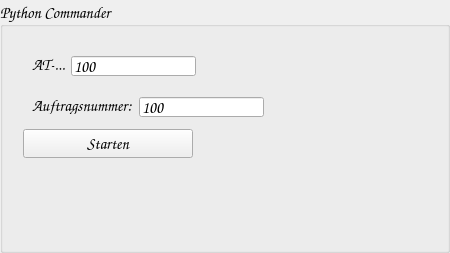
     <widget class="QGroupBox" name="gb_python_commander">
      <property name="minimumSize">
       <size>
        <width>450</width>
        <height>250</height>
       </size>
      </property>
      <property name="maximumSize">
       <size>
        <width>16777215</width>
        <height>350</height>
       </size>
      </property>
      <property name="font">
       <font>
        <family>Comic Sans MS</family>
        <pointsize>12</pointsize>
        <bold>false</bold>
       </font>
      </property>
      <property name="title">
       <string>Python Commander</string>
      </property>
      <property name="alignment">
       <set>Qt::AlignmentFlag::AlignLeading|Qt::AlignmentFlag::AlignLeft|Qt::AlignmentFlag::AlignVCenter</set>
      </property>
      <layout class="QVBoxLayout" name="verticalLayout_5">
       <item>
        <widget class="QWidget" name="wg_projekt_name" native="true">
         <layout class="QFormLayout" name="formLayout_2">
          <item row="0" column="0">
           <widget class="QWidget" name="wg_at_nummer" native="true">
            <property name="minimumSize">
             <size>
              <width>0</width>
              <height>30</height>
             </size>
            </property>
            <property name="maximumSize">
             <size>
              <width>16777215</width>
              <height>35</height>
             </size>
            </property>
            <layout class="QHBoxLayout" name="horizontalLayout_19">
             <item>
              <widget class="QLabel" name="lb_at_nr">
               <property name="sizePolicy">
                <sizepolicy hsizetype="Fixed" vsizetype="Fixed">
                 <horstretch>0</horstretch>
                 <verstretch>0</verstretch>
                </sizepolicy>
               </property>
               <property name="maximumSize">
                <size>
                 <width>200</width>
                 <height>50</height>
                </size>
               </property>
               <property name="font">
                <font>
                 <family>Comic Sans MS</family>
                 <pointsize>12</pointsize>
                 <bold>false</bold>
                </font>
               </property>
               <property name="text">
                <string>AT-...</string>
               </property>
               <property name="alignment">
                <set>Qt::AlignmentFlag::AlignLeading|Qt::AlignmentFlag::AlignLeft|Qt::AlignmentFlag::AlignVCenter</set>
               </property>
              </widget>
             </item>
             <item>
              <widget class="QLineEdit" name="le_at_nr">
               <property name="sizePolicy">
                <sizepolicy hsizetype="Fixed" vsizetype="Fixed">
                 <horstretch>0</horstretch>
                 <verstretch>0</verstretch>
                </sizepolicy>
               </property>
               <property name="minimumSize">
                <size>
                 <width>100</width>
                 <height>20</height>
                </size>
               </property>
               <property name="maximumSize">
                <size>
                 <width>150</width>
                 <height>25</height>
                </size>
               </property>
               <property name="font">
                <font>
                 <family>Comic Sans MS</family>
                 <pointsize>12</pointsize>
                 <bold>false</bold>
                </font>
               </property>
               <property name="text">
                <string>100</string>
               </property>
              </widget>
             </item>
            </layout>
           </widget>
          </item>
          <item row="1" column="0">
           <widget class="QWidget" name="wg_auftrags_nr" native="true">
            <property name="minimumSize">
             <size>
              <width>0</width>
              <height>30</height>
             </size>
            </property>
            <property name="maximumSize">
             <size>
              <width>16777215</width>
              <height>35</height>
             </size>
            </property>
            <layout class="QHBoxLayout" name="horizontalLayout_20">
             <item>
              <widget class="QLabel" name="lb_auftrags_nr">
               <property name="sizePolicy">
                <sizepolicy hsizetype="Fixed" vsizetype="Fixed">
                 <horstretch>0</horstretch>
                 <verstretch>0</verstretch>
                </sizepolicy>
               </property>
               <property name="maximumSize">
                <size>
                 <width>200</width>
                 <height>50</height>
                </size>
               </property>
               <property name="font">
                <font>
                 <family>Comic Sans MS</family>
                 <pointsize>12</pointsize>
                 <bold>false</bold>
                </font>
               </property>
               <property name="text">
                <string>Auftragsnummer:</string>
               </property>
               <property name="alignment">
                <set>Qt::AlignmentFlag::AlignLeading|Qt::AlignmentFlag::AlignLeft|Qt::AlignmentFlag::AlignVCenter</set>
               </property>
              </widget>
             </item>
             <item>
              <widget class="QLineEdit" name="le_auftrags_nr">
               <property name="sizePolicy">
                <sizepolicy hsizetype="Fixed" vsizetype="Fixed">
                 <horstretch>0</horstretch>
                 <verstretch>0</verstretch>
                </sizepolicy>
               </property>
               <property name="minimumSize">
                <size>
                 <width>100</width>
                 <height>20</height>
                </size>
               </property>
               <property name="maximumSize">
                <size>
                 <width>150</width>
                 <height>25</height>
                </size>
               </property>
               <property name="font">
                <font>
                 <family>Comic Sans MS</family>
                 <pointsize>12</pointsize>
                 <bold>false</bold>
                </font>
               </property>
               <property name="text">
                <string>100</string>
               </property>
              </widget>
             </item>
            </layout>
           </widget>
          </item>
          <item row="3" column="0">
           <widget class="QWidget" name="wg_z_fertig_2" native="true">
            <property name="minimumSize">
             <size>
              <width>0</width>
              <height>30</height>
             </size>
            </property>
            <property name="maximumSize">
             <size>
              <width>16777215</width>
              <height>35</height>
             </size>
            </property>
            <layout class="QHBoxLayout" name="horizontalLayout_21"/>
           </widget>
          </item>
          <item row="4" column="0">
           <widget class="QWidget" name="wg_spanntiefe_b_2" native="true">
            <property name="minimumSize">
             <size>
              <width>0</width>
              <height>30</height>
             </size>
            </property>
            <property name="maximumSize">
             <size>
              <width>16777215</width>
              <height>35</height>
             </size>
            </property>
            <layout class="QHBoxLayout" name="horizontalLayout_22"/>
           </widget>
          </item>
          <item row="2" column="0">
           <widget class="QPushButton" name="pb_rausspielen">
            <property name="minimumSize">
             <size>
              <width>170</width>
              <height>0</height>
             </size>
            </property>
            <property name="maximumSize">
             <size>
              <width>210</width>
              <height>16777215</height>
             </size>
            </property>
            <property name="font">
             <font>
              <family>Comic Sans MS</family>
              <pointsize>12</pointsize>
              <bold>false</bold>
             </font>
            </property>
            <property name="text">
             <string>Starten</string>
            </property>
            <property name="autoDefault">
             <bool>true</bool>
            </property>
           </widget>
          </item>
         </layout>
        </widget>
       </item>
      </layout>
     </widget>
